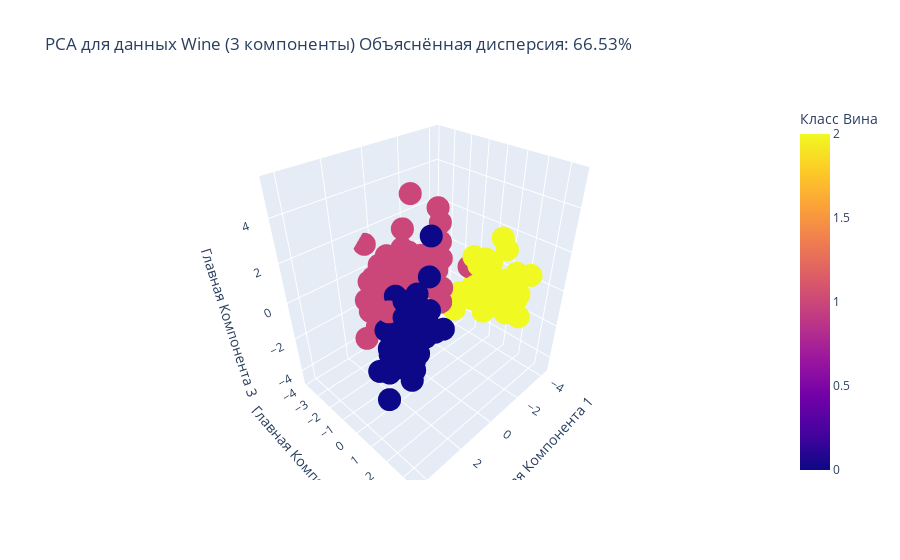

The notebook cell this image was saved under:
### Code cell
import plotly.express as px
import pandas as pd
from sklearn.decomposition import PCA

# Инициализируем PCA с 3 компонентами
pca_3d = PCA(n_components=3)

# Применяем PCA к масштабированным данным
X_pca_3d = pca_3d.fit_transform(X_scaled)

# Создаем DataFrame для Plotly
df_3d = pd.DataFrame(X_pca_3d, columns=['Главная Компонента 1', 'Главная Компонента 2', 'Главная Компонента 3'])
df_3d['Класс Вина'] = y

# Визуализируем результат PCA в 3D с помощью plotly.express
fig = px.scatter_3d(df_3d, x='Главная Компонента 1', y='Главная Компонента 2', z='Главная Компонента 3',
                    color='Класс Вина', title=f'PCA для данных Wine (3 компоненты)\nОбъяснённая дисперсия: {100 * sum(pca_3d.explained_variance_ratio_):.2f}%')
fig.show()

print(f"При использовании 3 главных компонент, общая объясненная дисперсия составляет: {100 * sum(pca_3d.explained_variance_ratio_):.2f}%")
print("Это означает, что эти три компоненты сохраняют указанный процент всей изменчивости, присутствовавшей в исходных данных. На трехмерном графике можно лучше рассмотреть разделение классов вин в уменьшенном пространстве.")

### Figure 1 — Plotly figure (JSON) as saved in the notebook; plotly's stock layout.template omitted (floating-point values rounded to 4 significant figures; data arrays with more than 128 entries replaced by an {"elided": "..."} marker saying what was removed)
{"data": [{"hovertemplate": "Главная Компонента 1=%{x}<br>Главная Компонента 2=%{y}<br>Главная Компонента 3=%{z}<br>Класс Вина=%{marker.color}<extra></extra>", "legendgroup": "", "marker": {"color": {"elided": "178 int values"}, "coloraxis": "coloraxis", "symbol": "circle"}, "mode": "markers", "name": "", "scene": "scene", "showlegend": false, "type": "scatter3d", "x": {"elided": "178 float values"}, "y": {"elided": "178 float values"}, "z": {"elided": "178 float values"}}], "layout": {"coloraxis": {"colorbar": {"title": {"text": "Класс Вина"}}, "colorscale": [[0, "#0d0887"], [0.1111, "#46039f"], [0.2222, "#7201a8"], [0.3333, "#9c179e"], [0.4444, "#bd3786"], [0.5556, "#d8576b"], [0.6667, "#ed7953"], [0.7778, "#fb9f3a"], [0.8889, "#fdca26"], [1, "#f0f921"]]}, "legend": {"tracegroupgap": 0}, "scene": {"domain": {"x": [0, 1], "y": [0, 1]}, "xaxis": {"title": {"text": "Главная Компонента 1"}}, "yaxis": {"title": {"text": "Главная Компонента 2"}}, "zaxis": {"title": {"text": "Главная Компонента 3"}}}, "title": {"text": "PCA для данных Wine (3 компоненты)\nОбъяснённая дисперсия: 66.53%"}}}
